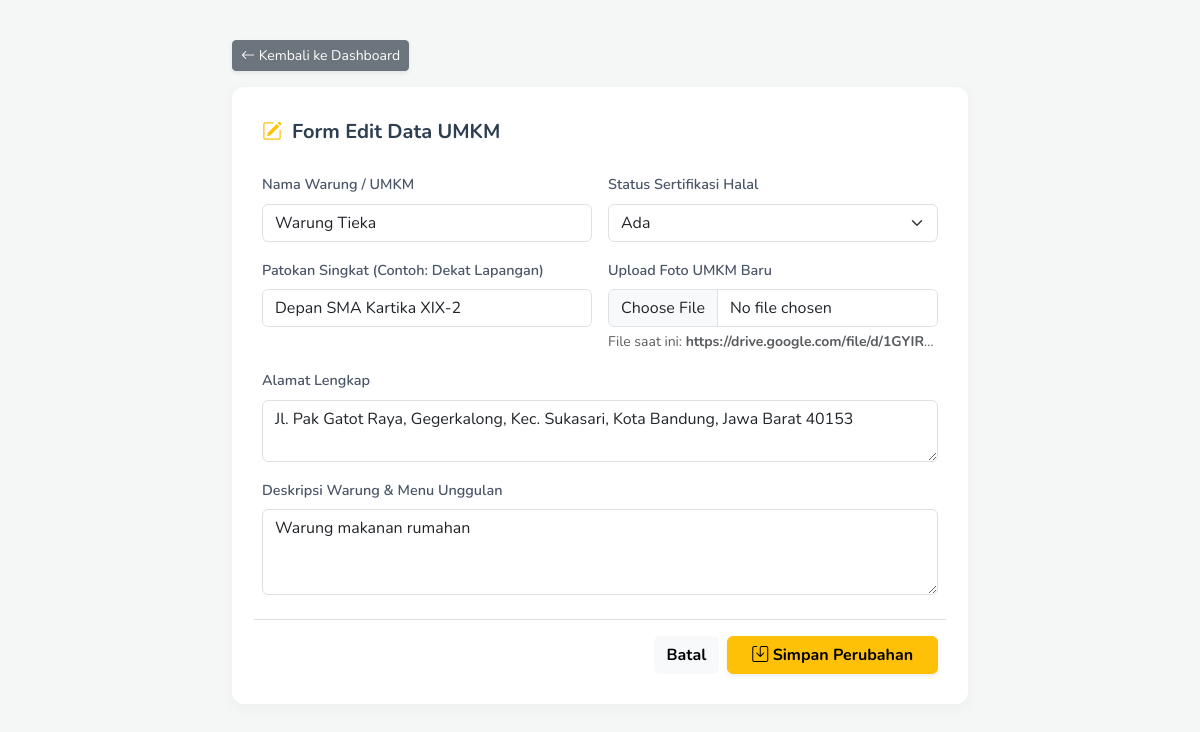
The page /edit.php?id=3 on the database its author committed.
### tables this page shows
CREATE TABLE `umkm` (
  `id_umkm` int(11) NOT NULL,
  `nama_umkm` varchar(100) DEFAULT NULL,
  `deskripsi_umkm` text DEFAULT NULL,
  `nomor_kontak` varchar(20) DEFAULT NULL,
  `lokasi` text DEFAULT NULL,
  `patokan` text DEFAULT NULL,
  `status_halal` varchar(30) DEFAULT NULL,
  `link_dokumentasi` text DEFAULT NULL
);

### edit.php (the view, shortened to what this page needs)
<?php
$conn = mysqli_connect("localhost", "root", "", "db_umkm_kpad");
$id_umkm = $_GET['id'];
$result = mysqli_query($conn, "SELECT * FROM UMKM WHERE id_umkm = '$id_umkm'");
$data = mysqli_fetch_assoc($result);
?>
<!DOCTYPE html>
<html lang="id">
<head>
    <link href="https://cdn.jsdelivr.net/npm/bootstrap@5.3.2/dist/css/bootstrap.min.css" rel="stylesheet">
    <link href="https://cdn.jsdelivr.net/npm/bootstrap-icons@1.11.3/font/bootstrap-icons.css" rel="stylesheet">
</head>
<body>
<div class="container">
    <div class="row justify-content-center">
        <div class="col-lg-8">
            <a href="umkm_kpad.php" class="btn btn-sm btn-secondary mb-3 shadow-sm">
                <i class="bi bi-arrow-left"></i> Kembali ke Dashboard
            </a>
            <div class="form-card">
                <div class="form-title">
                    <i class="bi bi-pencil-square text-warning"></i> Form Edit Data UMKM
                </div>
                <form action="" method="POST" enctype="multipart/form-data">
                    <div class="row g-3">
                        <div class="col-md-6">
                            <label class="form-label">Nama Warung / UMKM</label>
                            <input type="text" name="nama_umkm" class="form-control"
                                   value="<?= htmlspecialchars($data['nama_umkm']); ?>" required>
                        </div>
                        <div class="col-md-6">
                            <label class="form-label">Status Sertifikasi Halal</label>
                            <select name="status_halal" class="form-select" required>
                                <option value="Ada" <?= ($data['status_halal'] == 'Ada') ? 'selected' : ''; ?>>Ada</option>
                            </select>
                        </div>
                        <div class="col-md-6">
                            <label class="form-label">Patokan Singkat (Contoh: Dekat Lapangan)</label>
                            <input type="text" name="patokan" class="form-control"
                                   value="<?= htmlspecialchars($data['patokan'] ?? ''); ?>">
                        </div>
                        <div class="col-md-6">
                            <label class="form-label">Upload Foto UMKM Baru</label>
                            <input type="file" name="foto_warung" class="form-control" accept="image/*">
                            <div class="form-text text-truncate text-muted">
                                File saat ini: <strong><?= htmlspecialchars($data['link_dokumentasi'] ?? 'Belum ada foto'); ?></strong>
                            </div>
                        </div>
                        <div class="col-12">
                            <label class="form-label">Alamat Lengkap</label>
                            <textarea name="lokasi" class="form-control" rows="2" required><?= htmlspecialchars($data['lokasi']); ?></textarea>
                        </div>
                        <div class="col-12">
                            <label class="form-label">Deskripsi Warung & Menu Unggulan</label>
                            <textarea name="deskripsi_umkm" class="form-control" rows="3"><?= htmlspecialchars($data['deskripsi_umkm'] ?? ''); ?></textarea>
                        </div>
                        <div class="col-12 mt-4 border-top pt-3 d-flex gap-2 justify-content-end">
                            <a href="umkm_kpad.php" class="btn btn-light fw-bold">Batal</a>
                            <button type="submit" name="update" class="btn btn-warning fw-bold px-4 shadow-sm">
                                <i class="bi bi-save"></i> Simpan Perubahan
                            </button>
                        </div>
                    </div>
                </form>
            </div>
        </div>
    </div>
</div>
</body>
</html>

### edit.php (style rules this page uses)
body { font-family: 'Nunito', sans-serif; background-color: #f4f7f6; padding: 40px 0; }
.form-card { background: #fff; border-radius: 12px; border: none; box-shadow: 0 4px 15px rgba(0,0,0,0.04); padding: 30px; }
.form-title { font-size: 1.25rem; font-weight: 700; color: #2c3e50; margin-bottom: 25px; display: flex; align-items: center; gap: 10px; }
.form-label { font-weight: 600; color: #4a5568; font-size: 0.9rem; }

### rows shown on the page
umkm: nama_umkm "Warung Tieka", status_halal "Ada", patokan "Depan SMA Kartika XIX-2", link_dokumentasi "https://drive.google.com/file/d/1GYIR…", lokasi "Jl. Pak Gatot Raya, Gegerkalong, Kec. Sukasari, Kota Bandung, Jawa Barat 40153", deskripsi_umkm "Warung makanan rumahan"
